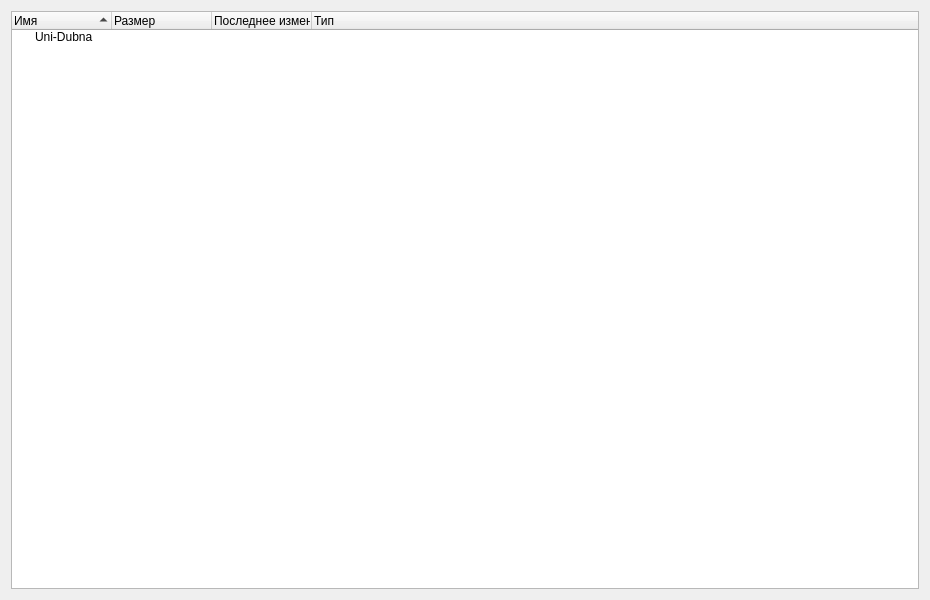
<?xml version="1.0" encoding="UTF-8"?>
<ui version="4.0">
 <class>MainWindow</class>
 <widget class="QWidget" name="MainWindow">
  <property name="geometry">
   <rect>
    <x>0</x>
    <y>0</y>
    <width>930</width>
    <height>600</height>
   </rect>
  </property>
  <property name="windowTitle">
   <string>Uni-dubna-Commander</string>
  </property>
  <layout class="QGridLayout" name="gridLayout">
   <item row="0" column="0">
    <widget class="QTreeWidget" name="treeWidget">
     <property name="sortingEnabled">
      <bool>true</bool>
     </property>
     <property name="columnCount">
      <number>4</number>
     </property>
     <column>
      <property name="text">
       <string notr="true">Имя</string>
      </property>
     </column>
     <column>
      <property name="text">
       <string>Размер</string>
      </property>
     </column>
     <column>
      <property name="text">
       <string>Последнее изменение</string>
      </property>
     </column>
     <column>
      <property name="text">
       <string>Тип</string>
      </property>
     </column>
     <item>
      <property name="text">
       <string>Uni-Dubna</string>
      </property>
     </item>
    </widget>
   </item>
  </layout>
 </widget>
 <resources/>
 <connections/>
</ui>
